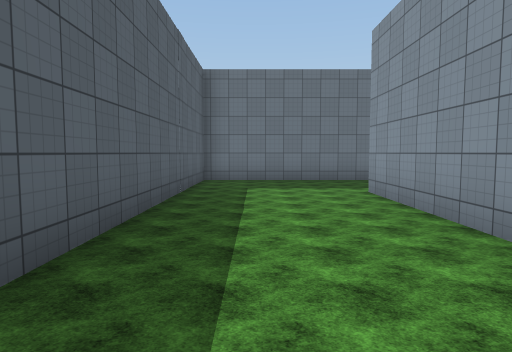
View 1 (above)

20 first-person views from a walk through a scene from a Unity 3-D project. The camera is 1.5 m above the floor, tilts 4° down and sees 75° across. The floor is counted in squares, 2 m on a side. Each view is taken from the middle of a square. On the plan, view 1 faces up. The plan holds only what a view shows up to about 11 squares ahead; the rest is blank. The place goes on beyond the plan. The player is left out. Some surface patterns are stand-ins.

View 2
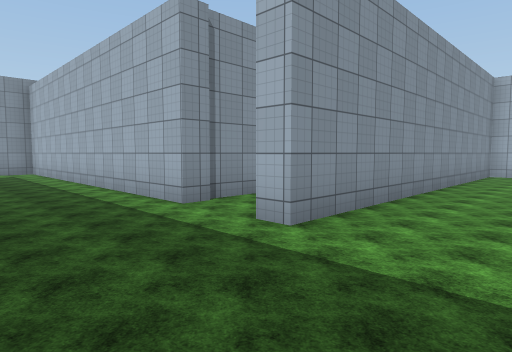

View 3
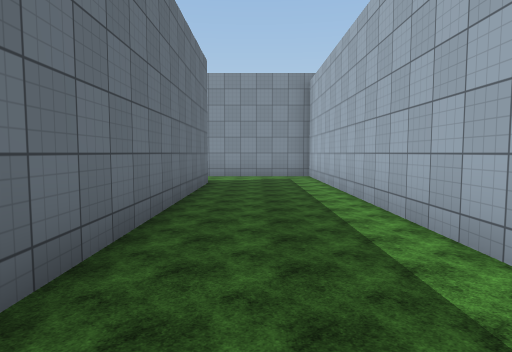

View 4
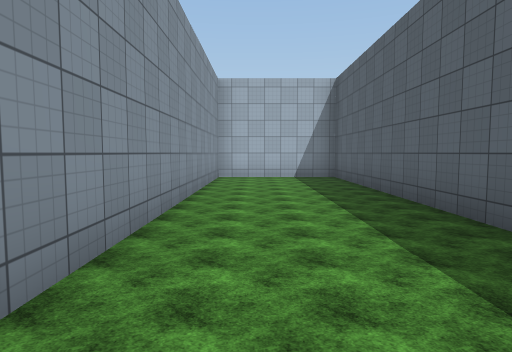

View 5
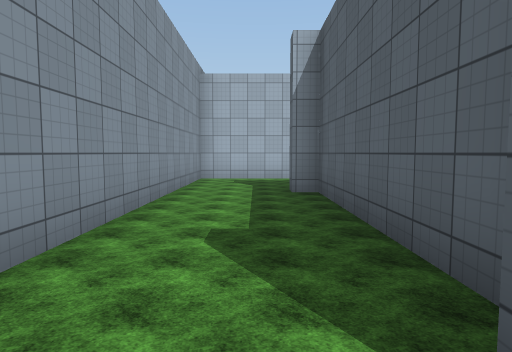

View 6
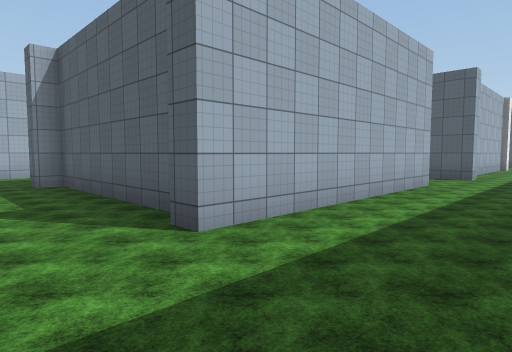

View 7
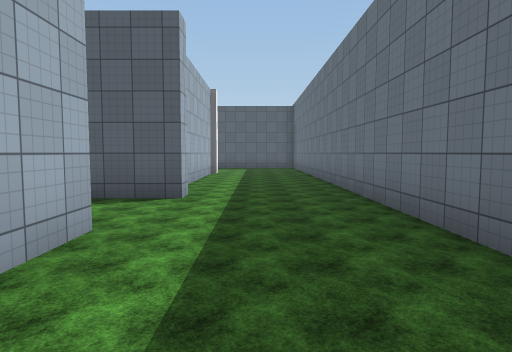

View 8
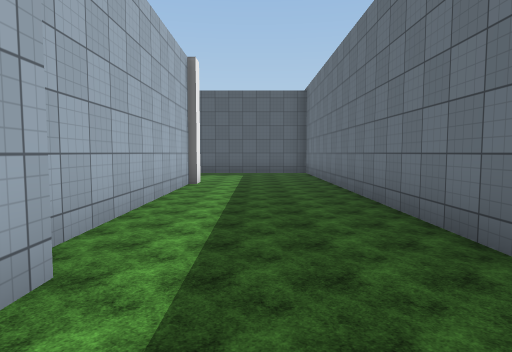

View 9
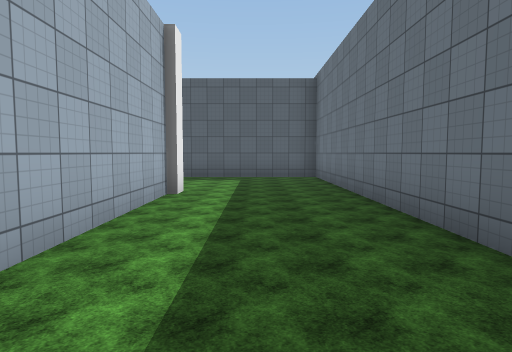

View 10
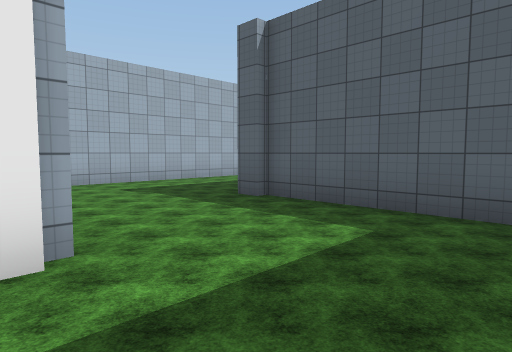

View 11
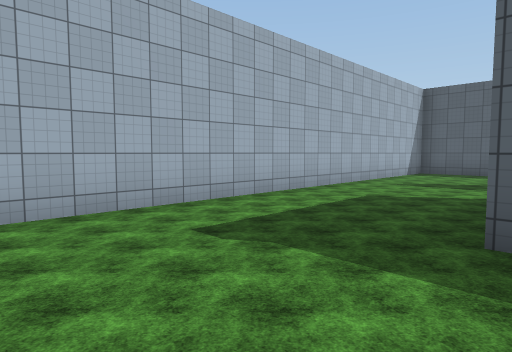

View 12
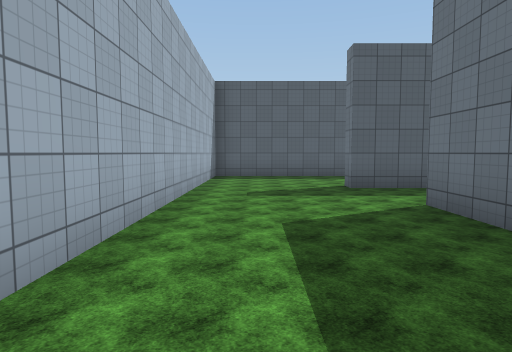

View 13
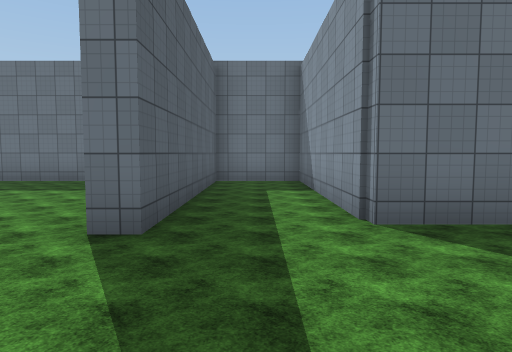

View 14
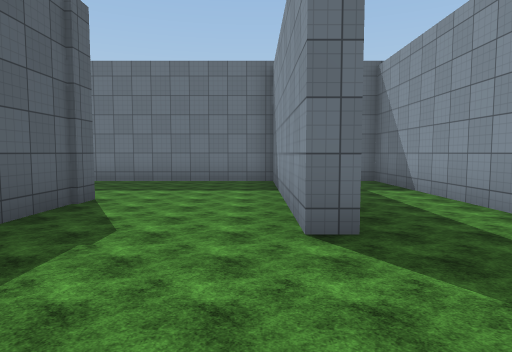

View 15
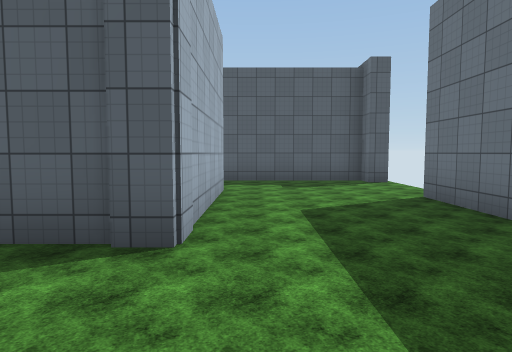

View 16
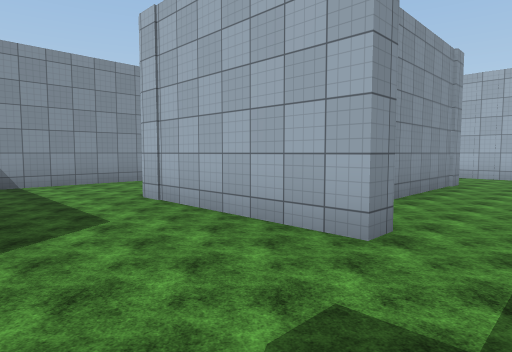

View 17
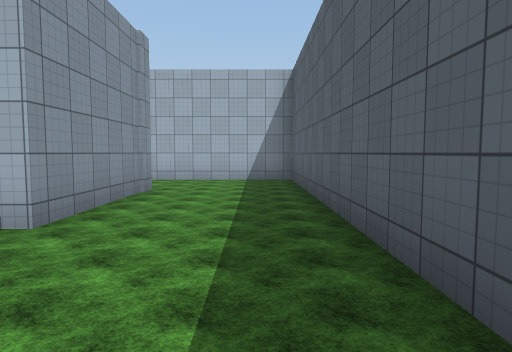

View 18
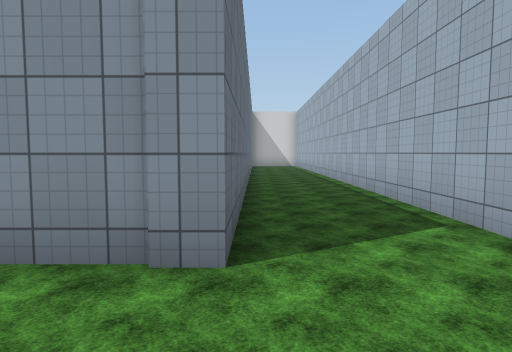

View 19
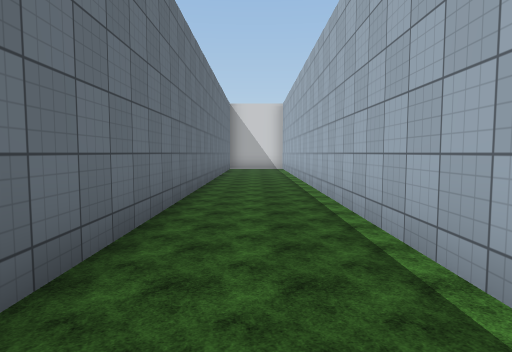

View 20
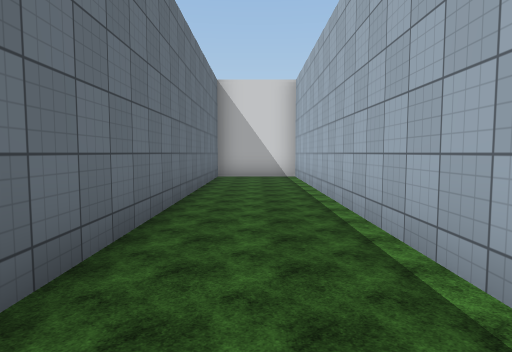

### Floor plan
Ten units are one square. View 1 is at (0, 0); x grows to the right and y downward. Boxes are objects, and circles mark ways between rooms. Rooms are numbered by the first view taken in them; rooms with no view inside come last. Other rooms are left out.
<svg viewBox="-245 -199 386 237">
<path fill="none" stroke="#000" d="M43 -63 136 -63 136 -140M108 -145 108 -97 112 -97 112 -92 -14 -92 -14 33 21 33 21 -63 28 -63M112 -154 112 -149M-81 -140 -81 -134M-46 -156 -40 -156M-41 -154 15 -154M-101 -135 -118 -135 -118 -189 -140 -189 -140 -130 -146 -130 -146 -189 -208 -189M20 -158 25 -158 25 -142M48 -154 112 -154M56 -189 -83 -189 -83 -139M-217 -154 -177 -154 -177 -97 -55 -97M-235 -194 -235 -189M-240 -189 -240 -154M-217 -148 -217 -154M-240 -154 -240 -68 -45 -68 -45 -92 -208 -92 -208 -128 -204 -128"/>
<circle cx="125" cy="-155" r="3" fill="#2a7"/>
<circle cx="-225" cy="-150" r="3" fill="#2a7"/>
<text x="50" y="-70">1</text>
<text x="-70" y="-150">2</text>
<text x="-170" y="-80">3</text>
</svg>
Room 1 opens to room 2. Room 2 opens to room 3.

Where each view was taken, in squares from view 1:
view 1: 0 up, 0 right, facing up
view 2: 9 up, 0 right, facing down-right
view 3: 8 up, 3 right, facing right
view 4: 7 up, 1 right, facing down
view 5: 16 up, 12 right, facing down
view 6: 18 up, 13 right, facing down-left
view 7: 17 up, 8 right, facing left
view 8: 17 up, 4 right, facing left
view 9: 17 up, 2 right, facing left
view 10: 18 up, 4 left, facing down-left
view 11: 14 up, 5 left, facing down-left
view 12: 11 up, 7 left, facing left
view 13: 10 up, 13 left, facing up
view 14: 10 up, 15 left, facing up
view 15: 16 up, 15 left, facing left
view 16: 18 up, 23 left, facing down-right
view 17: 16 up, 23 left, facing down
view 18: 9 up, 23 left, facing right
view 19: 8 up, 20 left, facing right
view 20: 8 up, 15 left, facing right
